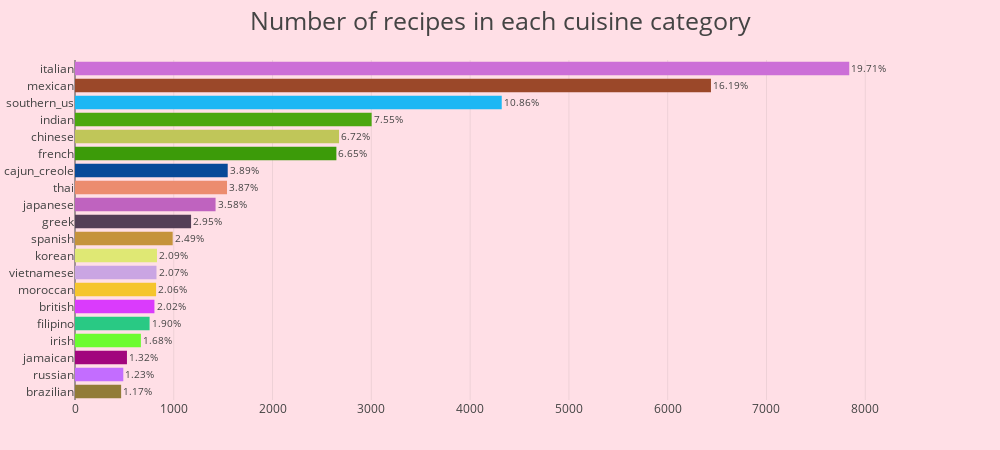

The cell this chart's notebook holds for it:
### Code cell
trace = go.Bar(
            x=train_data.cuisine.value_counts().values[::-1],
            y= [i for i in train_data.cuisine.value_counts().index][::-1],
            text =labelpercents[::-1],  textposition = 'outside', 
            orientation = 'h',marker = dict(color = random_colours(20)))
layout = go.Layout(title='Number of recipes in each cuisine category',
                   titlefont = dict(size = 25),
                   width=1000, height=450, 
                   plot_bgcolor = 'rgba(0,0,0,0)',
                   paper_bgcolor = 'rgba(255, 219, 227, 0.88)',
                   margin=dict(l=75,r=110,b=50,t=60),
                   )
data = [trace]
fig = dict(data=data, layout=layout)
iplot(fig, filename='horizontal-bar')

### Figure 1 — Plotly figure (JSON) as saved in the notebook; plotly's stock layout.template omitted (floating-point values rounded to 4 significant figures)
{"data": [{"marker": {"color": ["#927C38", "#C36DFF", "#A2057D", "#6CFC30", "#29C984", "#DA3BFC", "#F5C52D", "#CAA5E3", "#DFE874", "#C5933B", "#543F57", "#BF63BF", "#EC8C6F", "#074999", "#3C9B09", "#C0C659", "#4BA70F", "#1DB7F4", "#9B4829", "#CC6FD7"]}, "orientation": "h", "text": ["1.17%", "1.23%", "1.32%", "1.68%", "1.90%", "2.02%", "2.06%", "2.07%", "2.09%", "2.49%", "2.95%", "3.58%", "3.87%", "3.89%", "6.65%", "6.72%", "7.55%", "10.86%", "16.19%", "19.71%"], "textposition": "outside", "type": "bar", "uid": "d6e1b0e7-53d6-42fb-a87b-94593efa5d3d", "x": [467, 489, 526, 667, 755, 804, 821, 825, 830, 989, 1175, 1423, 1539, 1546, 2646, 2673, 3003, 4320, 6438, 7838], "y": ["brazilian", "russian", "jamaican", "irish", "filipino", "british", "moroccan", "vietnamese", "korean", "spanish", "greek", "japanese", "thai", "cajun_creole", "french", "chinese", "indian", "southern_us", "mexican", "italian"]}], "layout": {"height": 450, "margin": {"b": 50, "l": 75, "r": 110, "t": 60}, "paper_bgcolor": "rgba(255, 219, 227, 0.88)", "plot_bgcolor": "rgba(0,0,0,0)", "title": {"font": {"size": 25}, "text": "Number of recipes in each cuisine category"}, "width": 1000}}
